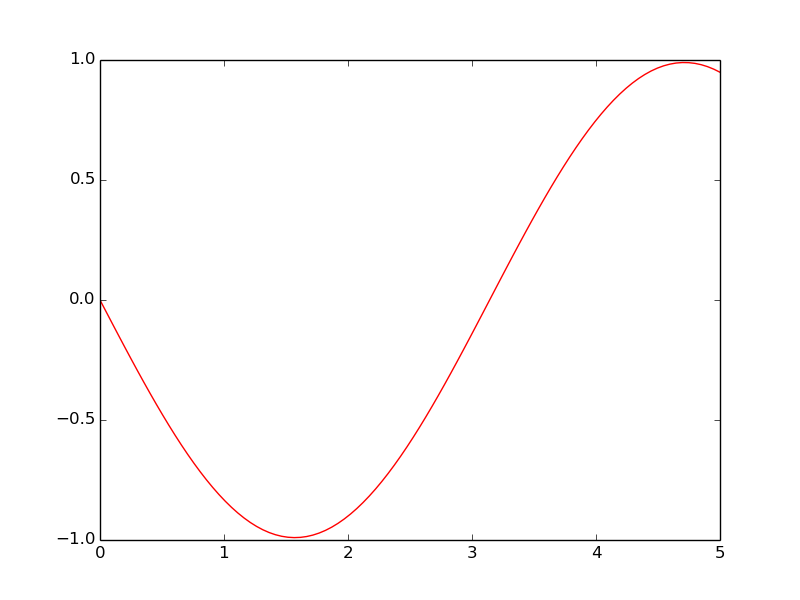

Reproduce this figure in Python.
import numpy as np
import matplotlib as mlib
mlib.use('Agg')
import matplotlib.pyplot as plt

x0=0
y0=0
dx=0.05

def k1(x0, y0):
    return -np.cos(x0)
print(k1(x0, y0))


def k2(x0, y0):
    return -np.cos(x0)
print(k2(x0+dx, y0+k1(x0, y0)*dx))

k =((k1(x0, y0)+k2(x0+dx, y0+k1(x0, y0)*dx))/2)
print(k)

y=[y0]*100
x=np.linspace(0, 5, num=100)

for i in range(len(x)-1):
    k = ((k1(x[i], y[i])+k2(x[i]+dx, y[i]+k1(x[i], y[i])*dx))/2)
    y[i+1] = y[i]+ k*dx
plt.plot(x, y, '-r')
plt.savefig('rk2')
plt.show()
